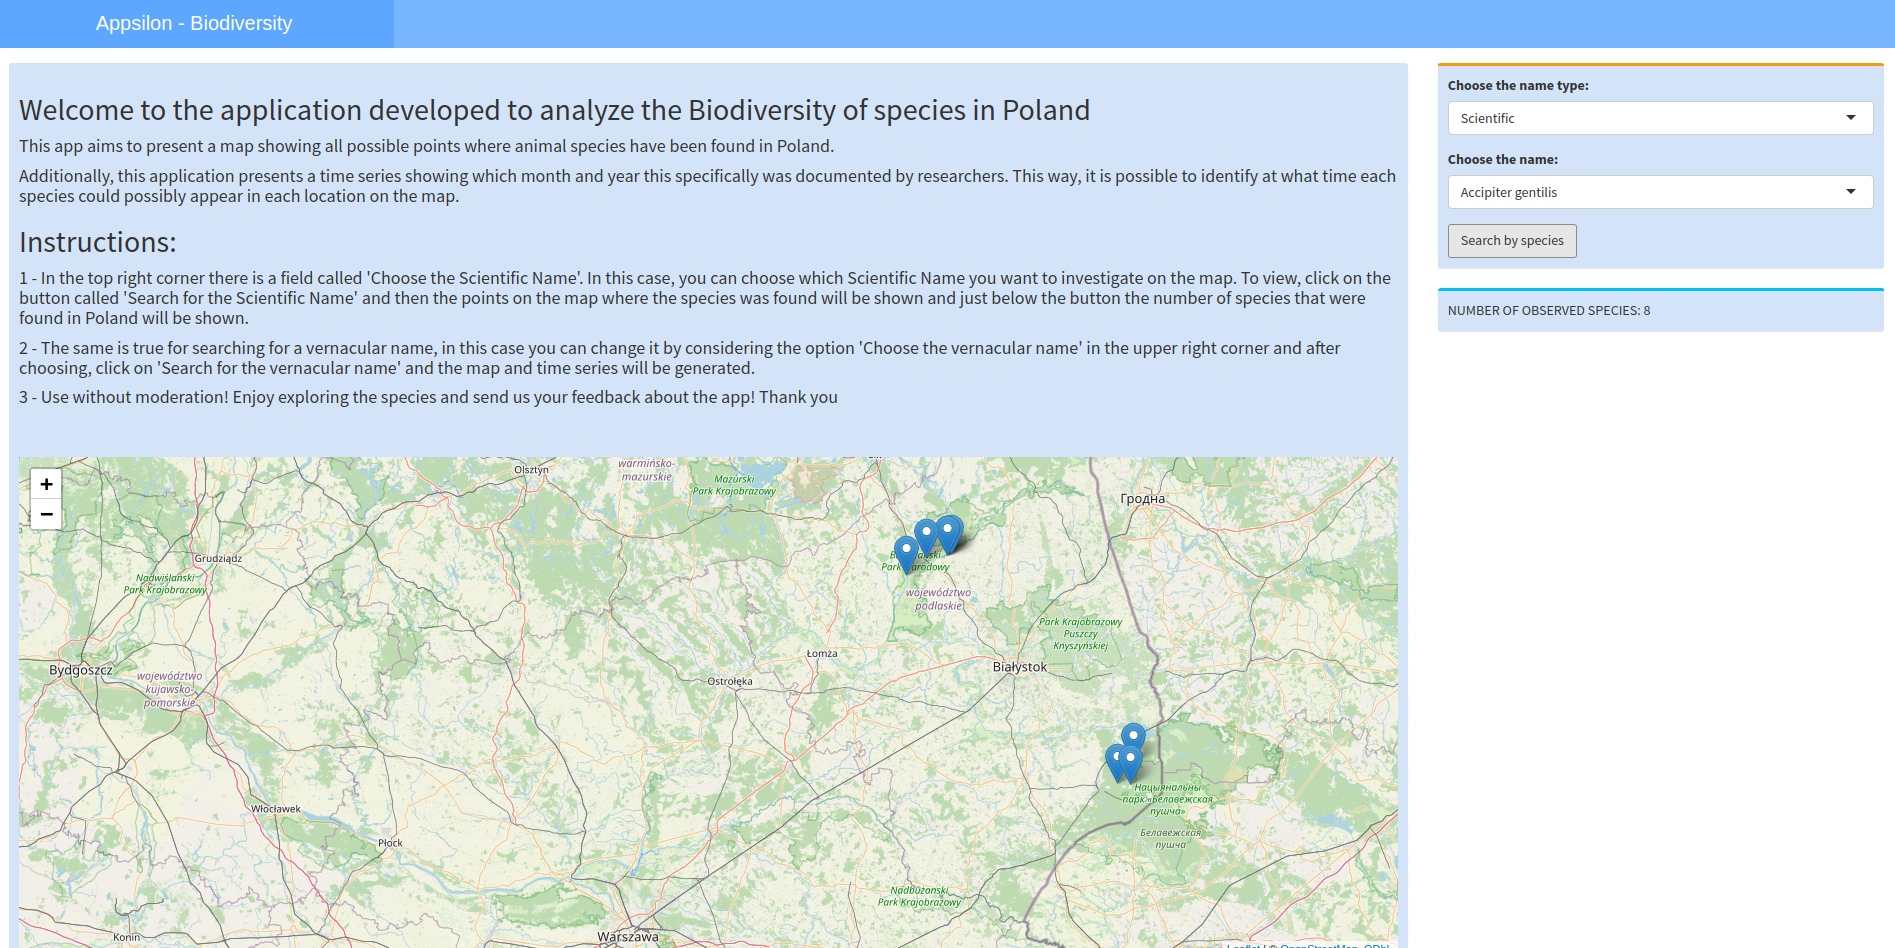

The R source for this figure:
# Load the libraries for Shiny App

library(shiny)
library(shinydashboard)
library(leaflet)
library(dplyr)
library(plotly)
library(shinyjs)
library(fresh)

# Build UI/Ux designer of the App

mytheme <- create_theme(
  adminlte_color(
    teal = "#008080",  
    green = "#6FA761", 
    light_blue = "#77B5FE",  
    navy = "#002244",  
    blue = "#2F4F4F" 
  ),
  adminlte_sidebar(
    width = "400px",
    dark_bg = "#004080",  
    dark_hover_bg = "#002244",  
    dark_color = "#FFFFFF"  
  ),
  adminlte_global(
    content_bg = "#FFFFFF", 
    box_bg = "#D3E4F9", 
    info_box_bg = "#F0F8FF"  
  )
)


# Load dataset for Shiny App
data <- read.csv('arquivo.csv', h = TRUE) %>% 
  select(latitudeDecimal, longitudeDecimal, vernacularName, scientificName, locality, eventDate)


# Create the Bio App using the modules and Shinydashboard
ui <- dashboardPage(
  dashboardHeader(title = "Appsilon - Biodiversity"),
  dashboardSidebar(disable = TRUE),
  dashboardBody(
    
    use_theme(mytheme),
    
    fluidRow(
      column(width = 9,
             box(width = NULL, solidHeader = TRUE,
                 
                 useShinyjs(),  # Inicializa o shinyjs
                 
                 # Elemento para mostrar antes de pressionar o botão
                 div(id = "introscreen",
                     
                     h2("Welcome to the application developed to analyze the Biodiversity of species in Poland"),
                     "",
                     h4("This app aims to present a map showing all possible points where animal species have been found in Poland."),
                     "",
                     h4("Additionally, this application presents a time series showing which month and year this specifically was documented by researchers. This way, it is possible to identify at what time each species could possibly appear in each location on the map."),
                     "",
                     h2("Instructions:"),
                     "",
                     h4(" 1 - In the top right corner there is a field called 'Choose the Scientific Name'. In this case, you can choose which Scientific Name you want to investigate on the map. To view, click on the button called 'Search for the Scientific Name' and then the points on the map where the species was found will be shown and just below the button the number of species that were found in Poland will be shown."),
                     "",
                     h4(" 2 - The same is true for searching for a vernacular name, in this case you can change it by considering the option 'Choose the vernacular name' in the upper right corner and after choosing, click on 'Search for the vernacular name' and the map and time series will be generated."),
                     "",
                     h4(" 3 - Use without moderation! Enjoy exploring the species and send us your feedback about the app! Thank you")
                 ),
                 
                 br(),br(),
                 
                 div(id = "mapscreen",
                     mapModuleUI('mapModule')),
                 
                 br(),br(),
                 
                 div(id = "timemap",
                     timeSeriesModuleUI('timeSeriesModule')))),
      column(width = 3,
             
             box(width = NULL, status = "warning",
                 filterModuleUI('filterModule')),
             
             box(width = NULL, status = "info", 
                 speciesCountModuleUI('speciesCountModule')
             )
      )
    )
  )
)

# Shiny modules for building Bio App

server <- function(input, output, session) {
  
  filtered_data <- callModule(filterModule, "filterModule", data = data)
  
  callModule(mapModule, "mapModule", filtered_data = filtered_data)
  
  callModule(timeSeriesModule, "timeSeriesModule", filtered_data = filtered_data)
  
  callModule(speciesCountModule, "speciesCountModule", filtered_data = filtered_data)
  
}
# Run the Shiny Bio App
shinyApp(ui, server)
